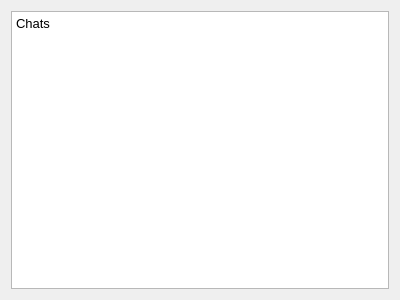
<?xml version="1.0" encoding="UTF-8"?>
<ui version="4.0">
 <class>Chats_layout</class>
 <widget class="QWidget" name="Chats_layout">
  <property name="geometry">
   <rect>
    <x>0</x>
    <y>0</y>
    <width>400</width>
    <height>300</height>
   </rect>
  </property>
  <property name="windowTitle">
   <string>Form</string>
  </property>
  <layout class="QVBoxLayout" name="verticalLayout">
   <item>
    <widget class="QTextEdit" name="textEdit">
     <property name="html">
      <string>&lt;!DOCTYPE HTML PUBLIC &quot;-//W3C//DTD HTML 4.0//EN&quot; &quot;http://www.w3.org/TR/REC-html40/strict.dtd&quot;&gt;
&lt;html&gt;&lt;head&gt;&lt;meta name=&quot;qrichtext&quot; content=&quot;1&quot; /&gt;&lt;meta charset=&quot;utf-8&quot; /&gt;&lt;style type=&quot;text/css&quot;&gt;
p, li { white-space: pre-wrap; }
hr { height: 1px; border-width: 0; }
li.unchecked::marker { content: &quot;\2610&quot;; }
li.checked::marker { content: &quot;\2612&quot;; }
&lt;/style&gt;&lt;/head&gt;&lt;body style=&quot; font-family:'Sans'; font-size:10pt; font-weight:400; font-style:normal;&quot;&gt;
&lt;p style=&quot; margin-top:0px; margin-bottom:0px; margin-left:0px; margin-right:0px; -qt-block-indent:0; text-indent:0px;&quot;&gt;Chats&lt;/p&gt;&lt;/body&gt;&lt;/html&gt;</string>
     </property>
    </widget>
   </item>
  </layout>
 </widget>
 <resources/>
 <connections/>
</ui>
